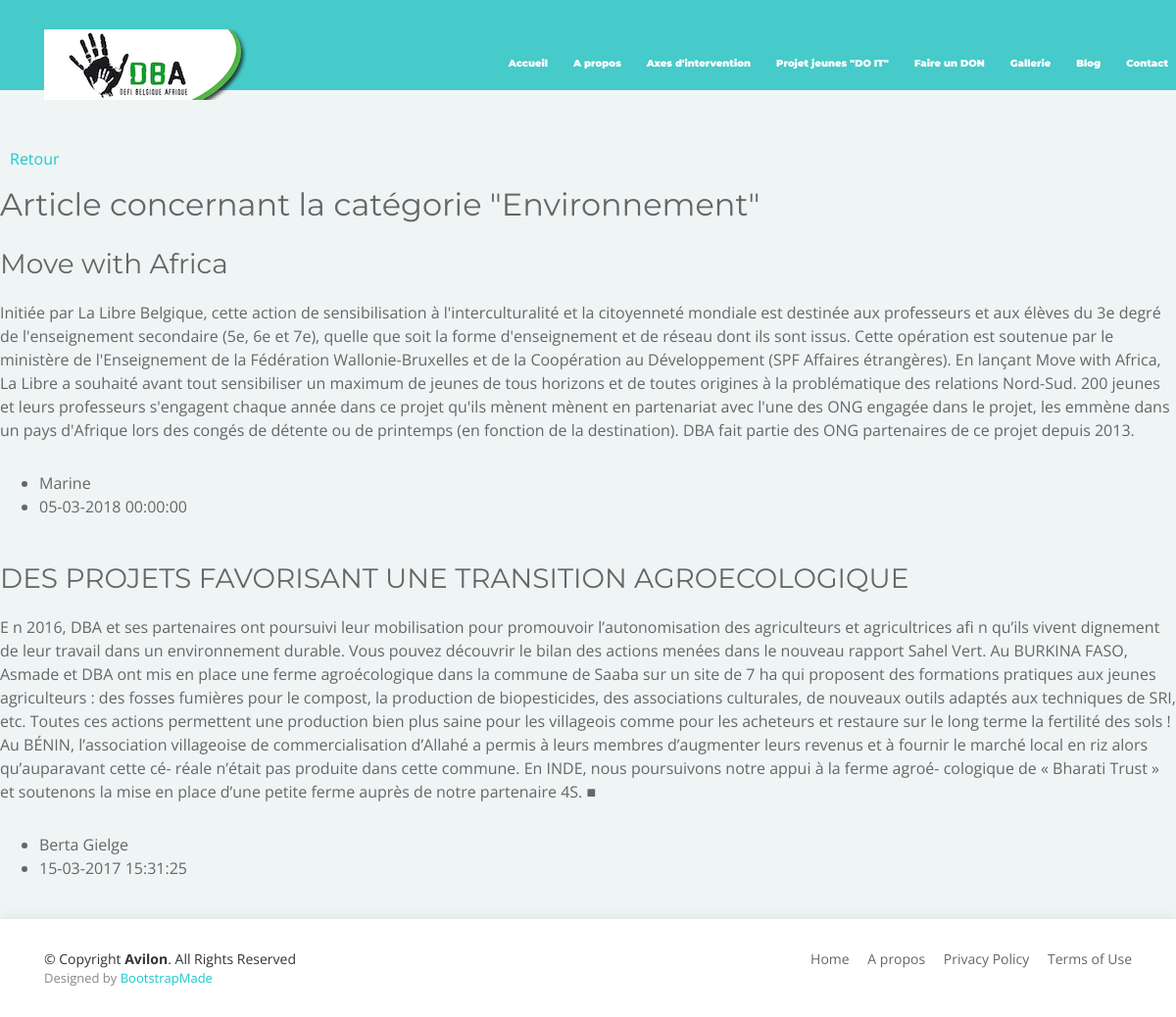
Page /DBA/blog/visiteur_categories.php?categorie=1 on the committed database.
### tables this page shows
CREATE TABLE `categories_liste` (
  `categorie_id` int(11) NOT NULL,
  `categorie_nom` varchar(255) NOT NULL
);

CREATE TABLE `articles_has_categories` (
  `id` int(11) NOT NULL,
  `id_articles` int(11) NOT NULL,
  `id_categories` int(11) NOT NULL
);

CREATE TABLE `articles` (
  `Id` int(11) NOT NULL,
  `titre` varchar(255) NOT NULL,
  `contenu` text NOT NULL,
  `auteurs` varchar(255) NOT NULL,
  `date_ajout` datetime NOT NULL
);

### DBA/blog/visiteur_categories.php (the view, shortened to what this page needs)
<?php
@include 'connection_db.php';
$cat_select= $_GET['categorie'];
$categorie_articles = $pdo->query("SELECT * from articles INNER JOIN articles_has_categories ON articles.Id=articles_has_categories.id_articles AND articles_has_categories.id_categories= $cat_select ");;
$categorie_pour_titreH2 = $pdo->query("SELECT categorie_nom FROM categories_liste WHERE categorie_id = $cat_select ");
$categorie_pour_titreH2 = $categorie_pour_titreH2->fetch();
$categorie_articles = $categorie_articles->fetchAll();
?>
<!DOCTYPE html>
<html lang="en" class="blog_html">
<head>
  <link href="lib/bootstrap/css/bootstrap.min.css" rel="stylesheet">
  <link href="lib/animate/animate.min.css" rel="stylesheet">
  <link href="lib/font-awesome/css/font-awesome.min.css" rel="stylesheet">
  <link href="lib/ionicons/css/ionicons.min.css" rel="stylesheet">
  <link href="lib/magnific-popup/magnific-popup.css" rel="stylesheet">
  <link href="../css/style.css" rel="stylesheet">
</head>
<body>
  <header id="header" class="blog_header">
    <div class="container">
      <div id="logo" class="pull-left">
        <a href="#intro"><img src="../img/download.png" alt="Logo DBA" title="Logo"></a>
      </div>
      <nav id="nav-menu-container">
        <ul class="nav-menu">
          <li class="menu-active"><a href="#intro">Accueil</a></li>
          <li><a href="#about">A propos</a></li>
          <li><a href="#axes">Axes d'intervention</a></li>
          <li><a href="#features">Projet jeunes "DO IT"</a></li>
          <li><a href="#call-to-action">Faire un DON</a></li>
          <li><a href="#gallery">Gallerie</a></li>
          <li><a href="blog/visiteur_blog.php">Blog</a></li>
          <li><a href="#contact">Contact</a></li>
        </ul>
      </nav>
    </div>
  </header>
  <main id="main" class="blog_main">
  	<nav>
  		<ul>
	  		<li><a href="visiteur_blog.php">Retour</a></li>
	  	</ul>
	</nav>
	<h2>Article concernant la catégorie "<?php echo $categorie_pour_titreH2[0] ?>"</h2>
	<?php for ($i=0; $i < sizeof($categorie_articles); $i++) {
		$sqldate = strtotime($categorie_articles[$i]["date_ajout"]);
		$eurodate = date('d-m-Y H:i:s', $sqldate);
		?>
			<div class="articleWrapper">
				<h3><?php echo $categorie_articles[$i]["titre"]?></h3>
					<p><?php echo $categorie_articles[$i]["contenu"] ?></p>
					<ul>
						<li><?php echo $categorie_articles[$i]["auteurs"] ?></li>
						<li><?php echo $eurodate; ?></li>
					</ul>
			</div>
	<?php	};
	?>
  </main>
  <footer id="footer">
    <div class="container">
      <div class="row">
        <div class="col-lg-6 text-lg-left text-center">
          <div class="copyright">
            &copy; Copyright <strong>Avilon</strong>. All Rights Reserved
          </div>
          <div class="credits">
            Designed by <a href="https://bootstrapmade.com/">BootstrapMade</a>
          </div>
        </div>
        <div class="col-lg-6">
          <nav class="footer-links text-lg-right text-center pt-2 pt-lg-0">
            <a href="#intro" class="scrollto">Home</a>
            <a href="#about" class="scrollto">A propos</a>
            <a href="#">Privacy Policy</a>
            <a href="#">Terms of Use</a>
          </nav>
        </div>
      </div>
    </div>
  </footer>
</body>
</html>

### DBA/css/style.css (style rules this page uses)
body { background: #fff; color: #666666; font-family: "Open Sans", sans-serif; overflow-x: hidden; }
a { color: #1dc8cd; transition: 0.5s; }
p { padding: 0; margin: 0 0 30px 0; }
h1, h2, h3, h4, h5, h6 { font-family: "Montserrat", sans-serif; font-weight: 400; margin: 0 0 20px 0; padding: 0; }
#header { padding: 30px 0; height: 92px; position: fixed; left: 0; top: 0; right: 0; transition: all 0.5s; z-index: 997; }
#header #logo { float: left; }
#header #logo img { padding: 0; margin: 0; }
.nav-menu, .nav-menu * { margin: 0; padding: 0; list-style: none; }
.nav-menu li { position: relative; white-space: nowrap; }
.nav-menu > li { float: left; }
#nav-menu-container { position: fixed !important; right: 0 !important; margin-top: 20px; }
.nav-menu a { padding: 0 8px 10px 8px; text-decoration: none; display: inline-block; color: #fff; font-family: "Montserrat", sans-serif; font-weight: 900; font-size: 10px; outline: none; }
.nav-menu > li { margin-left: 10px; }
#mobile-nav { position: fixed; top: 0; padding-top: 18px; bottom: 0; z-index: 998; background: rgba(52, 59, 64, 0.9); left: -260px; width: 260px; overflow-y: auto; transition: 0.4s; }
#mobile-nav ul { padding: 0; margin: 0; list-style: none; }
#mobile-nav ul li { position: relative; }
#mobile-nav ul li a { color: #fff; font-size: 16px; overflow: hidden; padding: 10px 22px 10px 15px; position: relative; text-decoration: none; width: 100%; display: block; outline: none; }
#footer { background: #fff; box-shadow: 0px 0px 12px 0px rgba(0, 0, 0, 0.1); padding: 30px 0; color: #333; font-size: 14px; }
#footer .credits { font-size: 13px; color: #888; }
#footer .footer-links a { color: #666; padding-left: 15px; }
#footer .footer-links a:first-child { padding-left: 0; }
.blog_html { background-color: #eff5f5; }
.blog_main { padding-top: 150px; background-color: #eff5f5; }
.blog_header { background-color: #46caca; }
.blog_main nav ul { display: flex; list-style-type: none; padding: 0; }
.blog_main nav ul li { padding: 0 10px; }
.articleWrapper { padding-bottom: 40px; }
.articleWrapper h3 { padding-top: 5px; }
.articleWrapper ul { margin: 0; }

### rows in the picture
categories_liste: categorie_nom "Environnement"
articles_has_categories: id_articles.titre "Move with Africa", id_articles.contenu "Initiée par La Libre Belgique, cette action de sensibilisation à l'interculturalité et la citoyenneté mondiale est destinée aux professeurs et aux élèves du 3e degré de l'enseignement secondaire (5e, 6e et 7e), quelle que soit la forme d'enseignement et de réseau dont ils sont issus. Cette opération est soutenue par le ministère de l'Enseignement de la Fédération Wallonie-Bruxelles et de la Coopération au Développement (SPF Affaires étrangères). En lançant Move with Africa, La Libre a souhaité avant tout sensibiliser un maximum de jeunes de tous horizons et de toutes origines à la problématique des relations Nord-Sud. 200 jeunes et leurs professeurs s'engagent chaque année dans ce projet…", id_articles.auteurs "Marine", id_articles.date_ajout "05-03-2018 00:00:00"
articles_has_categories: id_articles.titre "DES PROJETS FAVORISANT UNE TRANSITION AGROECOLOGIQUE", id_articles.contenu "E n 2016, DBA et ses partenaires ont poursuivi leur mobilisation pour promouvoir l’autonomisation des agriculteurs et agricultrices afi n qu’ils vivent dignement de leur travail dans un environnement durable. Vous pouvez découvrir le bilan des actions menées dans le nouveau rapport Sahel Vert. Au BURKINA FASO, Asmade et DBA ont mis en place une ferme agroécologique dans la commune de Saaba sur un site de 7 ha qui proposent des formations pratiques aux jeunes agriculteurs : des fosses fumières pour le compost, la production de biopesticides, des associations culturales, de nouveaux outils adaptés aux techniques de SRI, etc. Toutes ces actions permettent une production bien plus saine pour…", id_articles.auteurs "Berta Gielge", id_articles.date_ajout "15-03-2017 15:31:25"
